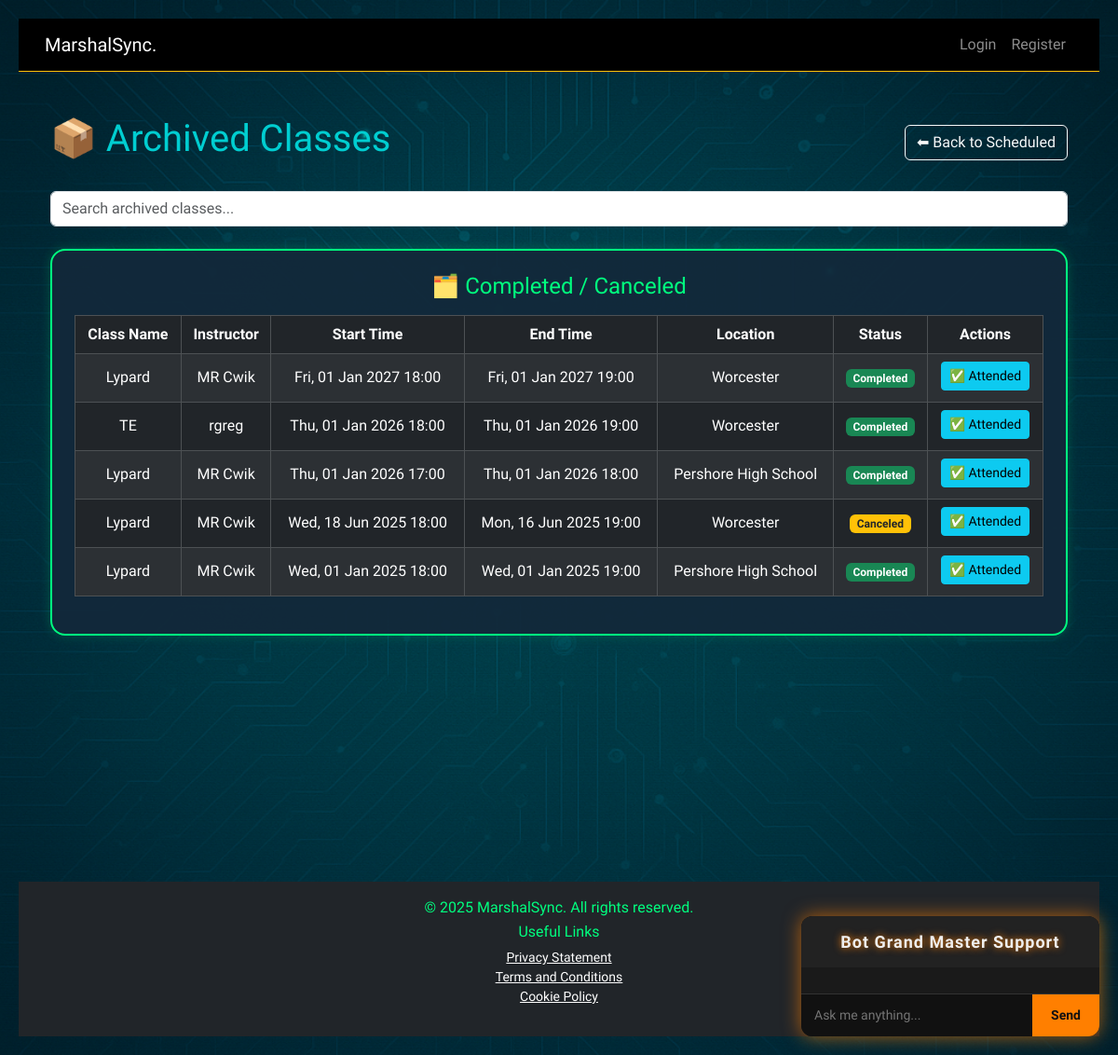
The page /classes/archive/ on the database as committed earlier.
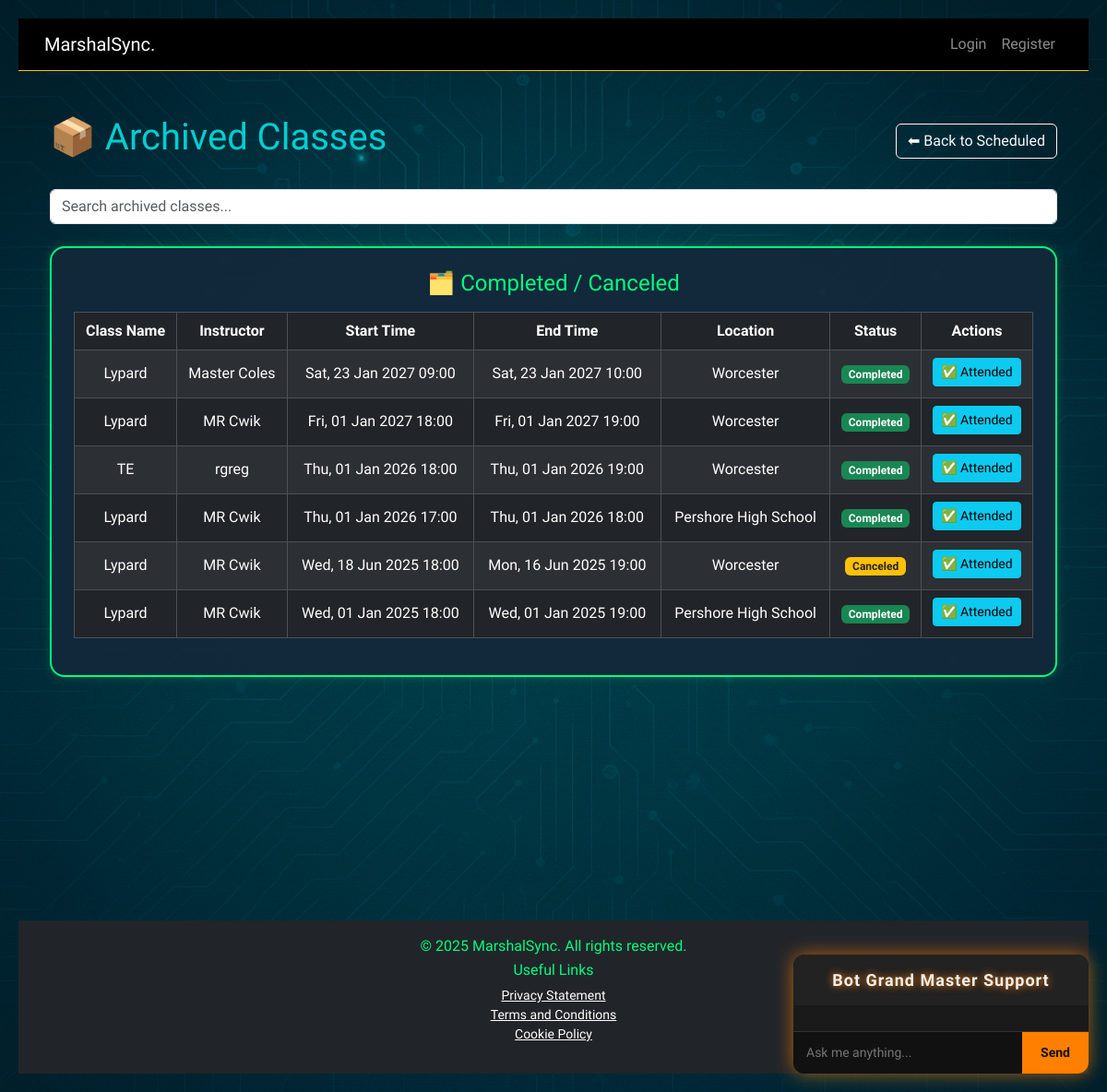
The same page on the database as committed later.
### classes/models.py (models this page shows, shortened)
class ClassSession(models.Model):
    STATUS_CHOICES = [
        ('scheduled', 'Scheduled'),
        ('completed', 'Completed'),
        ('canceled', 'Canceled'),
    ]
    class_name = models.CharField(max_length=100)
    instructor = models.CharField(max_length=100)
    start_time = models.DateTimeField()
    end_time = models.DateTimeField()
    location = models.CharField(max_length=200, blank=True, null=True)
    description = models.TextField(blank=True, null=True)
    status = models.CharField(
        max_length=10,
        choices=STATUS_CHOICES,
        default='scheduled',
    )
    archived = models.BooleanField(default=False)

### classes/views.py (the view)
# urls.py: path("archive/", views.class_archive, name="class_archive"),
def class_archive(request):
    query = request.GET.get("q", "")
    classes = ClassSession.objects.filter(status__in=["completed", "canceled"])
    if query:
        classes = classes.filter(
            Q(class_name__icontains=query) |
            Q(instructor__icontains=query)
        )
    classes = classes.order_by("-start_time")
    paginator = Paginator(classes, 10)
    page = request.GET.get("page")
    classes = paginator.get_page(page)
    return render(request, "classes/class_archive.html", {
        "classes": classes,
        "query": query,
    })

### classes/templates/classes/class_archive.html (shortened to what this page needs)
{% extends 'layout.html' %}
{% block content %}
<div class="container py-4">
  <div class="d-flex justify-content-between align-items-center mb-4">
    <h1 class="text-glow">📦 Archived Classes</h1>
    <a href="{% url 'classes:classes_list' %}" class="btn btn-outline-light">⬅ Back to Scheduled</a>
  </div>
  <form method="GET" class="mb-4">
    <input type="text" name="q" value="{{ query }}" class="form-control" placeholder="Search archived classes..." />
  </form>
  <div class="tile">
    <h4 class="mb-3">🗂️ Completed / Canceled</h4>
    <table class="table table-dark table-striped table-bordered rounded align-middle">
      <thead>
        <tr>
          <th>Class Name</th>
          <th>Instructor</th>
          <th>Start Time</th>
          <th>End Time</th>
          <th>Location</th>
          <th>Status</th>
          <th>Actions</th>
        </tr>
      </thead>
      <tbody>
        {% for classsession in classes %}
        <tr>
          <td>{{ classsession.class_name }}</td>
          <td>{{ classsession.instructor }}</td>
          <td>{{ classsession.start_time|date:"D, d M Y H:i" }}</td>
          <td>{{ classsession.end_time|date:"D, d M Y H:i" }}</td>
          <td>{{ classsession.location }}</td>
          <td>
            {% if classsession.status == 'completed' %}
              <span class="badge bg-success">Completed</span>
            {% elif classsession.status == 'canceled' %}
              <span class="badge bg-warning text-dark">Canceled</span>
            {% else %}
              <span class="badge bg-secondary">Unknown</span>
            {% endif %}
          </td>
          <td>
            <a href="{% url 'classes:class_attended' classsession.id %}" class="btn btn-sm btn-info mb-1">
              ✅ Attended
            </a>
          </td>
        </tr>
        {% empty %}
        <tr><td colspan="7">No archived classes found.</td></tr>
        {% endfor %}
      </tbody>
    </table>
  </div>
</div>
{% endblock %}

Rows that differ between the two databases and show on the page:
added ClassSession: class_name "Lypard", instructor "Master Coles", start_time "Sat, 23 Jan 2027 09:00", end_time "Sat, 23 Jan 2027 10:00", location "Worcester", status "Completed"
